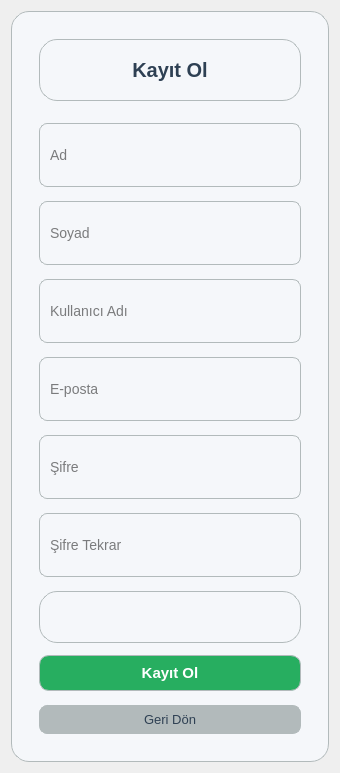
<?xml version="1.0" encoding="UTF-8"?>
<ui version="4.0">
 <class>RegisterForm</class>
 <widget class="QWidget" name="RegisterForm">
  <property name="geometry">
   <rect>
    <x>0</x>
    <y>0</y>
    <width>340</width>
    <height>520</height>
   </rect>
  </property>
  <property name="windowTitle">
   <string>Kayıt Ol</string>
  </property>
  <layout class="QVBoxLayout" name="mainLayout">
   <item>
    <spacer name="topSpacer">
     <property name="orientation">
      <enum>Qt::Vertical</enum>
     </property>
     <property name="sizeHint" stdset="0">
      <size>
       <width>20</width>
       <height>20</height>
      </size>
     </property>
    </spacer>
   </item>
   <item>
    <widget class="QFrame" name="registerFrame">
     <property name="frameShape">
      <enum>QFrame::StyledPanel</enum>
     </property>
     <property name="styleSheet">
      <string>background-color: #F5F7FA; border-radius: 18px; border: 1px solid #B2BABB; padding: 18px;</string>
     </property>
     <layout class="QVBoxLayout" name="frameLayout">
      <item>
       <widget class="QLabel" name="registerTitleLabel">
        <property name="text">
         <string>Kayıt Ol</string>
        </property>
        <property name="alignment">
         <set>Qt::AlignHCenter|Qt::AlignVCenter</set>
        </property>
        <property name="styleSheet">
         <string>font-size: 20px; font-weight: bold; color: #2E4053; margin-bottom: 16px;</string>
        </property>
       </widget>
      </item>
      <item>
       <widget class="QLineEdit" name="nameLineEdit">
        <property name="placeholderText">
         <string>Ad</string>
        </property>
        <property name="styleSheet">
         <string>padding-left: 8px; height: 26px; border-radius: 8px; border: 1px solid #B2BABB; font-size: 14px; margin-bottom: 8px;</string>
        </property>
       </widget>
      </item>
      <item>
       <widget class="QLineEdit" name="surnameLineEdit">
        <property name="placeholderText">
         <string>Soyad</string>
        </property>
        <property name="styleSheet">
         <string>padding-left: 8px; height: 26px; border-radius: 8px; border: 1px solid #B2BABB; font-size: 14px; margin-bottom: 8px;</string>
        </property>
       </widget>
      </item>
      <item>
       <widget class="QLineEdit" name="usernameLineEdit">
        <property name="placeholderText">
         <string>Kullanıcı Adı</string>
        </property>
        <property name="styleSheet">
         <string>padding-left: 8px; height: 26px; border-radius: 8px; border: 1px solid #B2BABB; font-size: 14px; margin-bottom: 8px;</string>
        </property>
       </widget>
      </item>
      <item>
       <widget class="QLineEdit" name="emailLineEdit">
        <property name="placeholderText">
         <string>E-posta</string>
        </property>
        <property name="styleSheet">
         <string>padding-left: 8px; height: 26px; border-radius: 8px; border: 1px solid #B2BABB; font-size: 14px; margin-bottom: 8px;</string>
        </property>
       </widget>
      </item>
      <item>
       <widget class="QLineEdit" name="passwordLineEdit">
        <property name="placeholderText">
         <string>Şifre</string>
        </property>
        <property name="echoMode">
         <enum>QLineEdit::Password</enum>
        </property>
        <property name="styleSheet">
         <string>padding-left: 8px; height: 26px; border-radius: 8px; border: 1px solid #B2BABB; font-size: 14px; margin-bottom: 8px;</string>
        </property>
       </widget>
      </item>
      <item>
       <widget class="QLineEdit" name="passwordRepeatLineEdit">
        <property name="placeholderText">
         <string>Şifre Tekrar</string>
        </property>
        <property name="echoMode">
         <enum>QLineEdit::Password</enum>
        </property>
        <property name="styleSheet">
         <string>padding-left: 8px; height: 26px; border-radius: 8px; border: 1px solid #B2BABB; font-size: 14px; margin-bottom: 8px;</string>
        </property>
       </widget>
      </item>
      <item>
       <widget class="QLabel" name="errorLabel">
        <property name="text">
         <string></string>
        </property>
        <property name="styleSheet">
         <string>color: #E74C3C; font-size: 12px; margin-bottom: 6px;</string>
        </property>
        <property name="alignment">
         <set>Qt::AlignHCenter|Qt::AlignVCenter</set>
        </property>
       </widget>
      </item>
      <item>
       <widget class="QPushButton" name="registerButton">
        <property name="text">
         <string>Kayıt Ol</string>
        </property>
        <property name="styleSheet">
         <string>QPushButton { background-color: #27AE60; color: white; border-radius: 10px; padding: 8px 0; font-size: 15px; font-weight: bold; } QPushButton:hover { background-color: #F39C12; }</string>
        </property>
       </widget>
      </item>
      <item>
       <widget class="QPushButton" name="backButton">
        <property name="text">
         <string>Geri Dön</string>
        </property>
        <property name="styleSheet">
         <string>QPushButton { background-color: #B2BABB; color: #2E4053; border-radius: 8px; padding: 6px 0; font-size: 13px; margin-top: 8px; } QPushButton:hover { background-color: #85929E; }</string>
        </property>
       </widget>
      </item>
     </layout>
    </widget>
   </item>
   <item>
    <spacer name="bottomSpacer">
     <property name="orientation">
      <enum>Qt::Vertical</enum>
     </property>
     <property name="sizeHint" stdset="0">
      <size>
       <width>20</width>
       <height>20</height>
      </size>
     </property>
    </spacer>
   </item>
  </layout>
 </widget>
 <resources/>
 <connections/>
</ui> 
